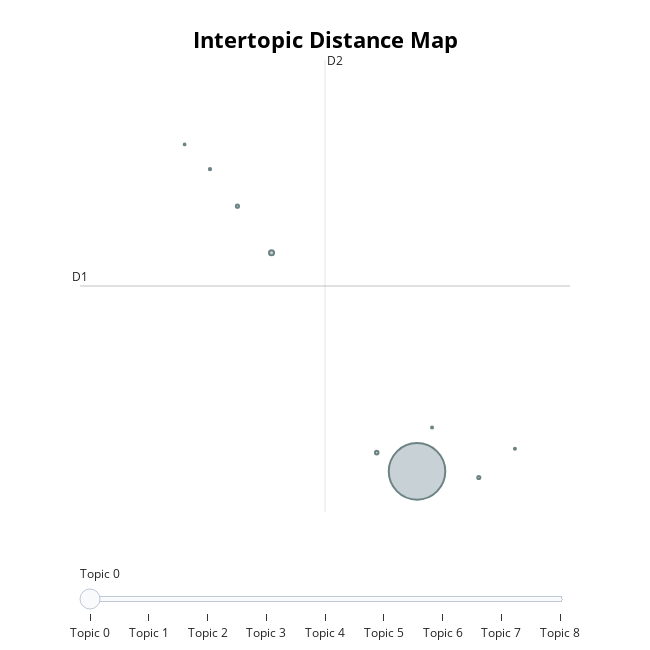
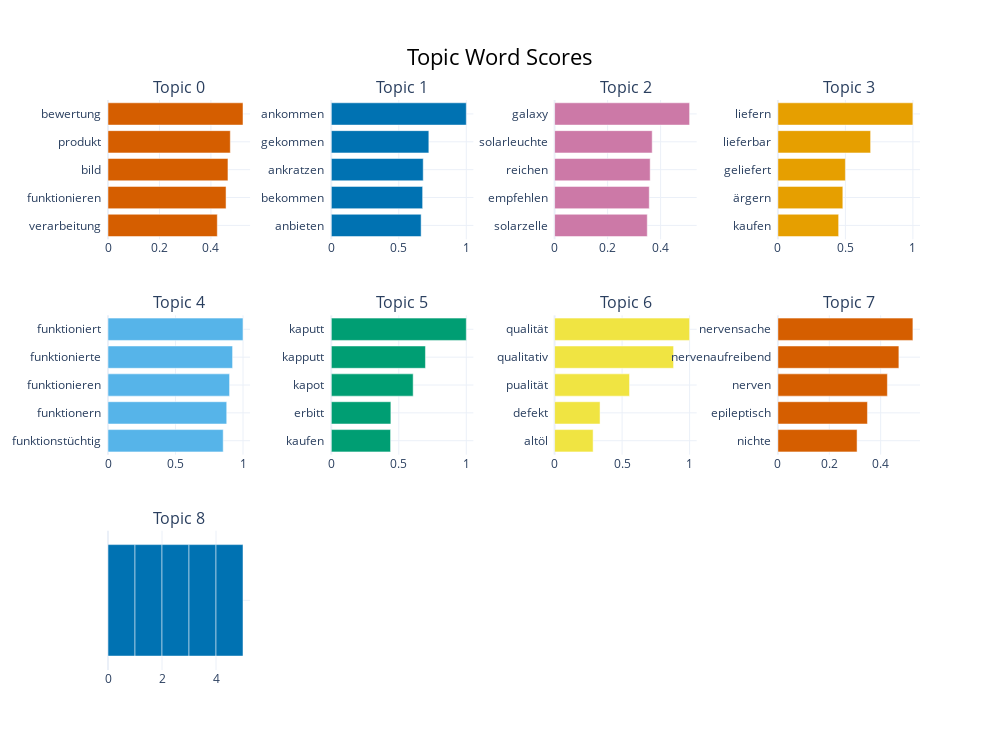

The cell these charts' notebook holds for them, in order:
### Markdown cell above
#### **Visualization of German topic space**

We visualize the German topics in a 2D projection to see how well-separated they are. In the bar chart, we can inspect particular words in those clusters along with their significance.

### Code cell
fig_map = topic_model_baseline_german.visualize_topics()
fig_map.show()

fig_bar = topic_model_baseline_german.visualize_barchart(top_n_topics=10)
fig_bar.show()

### Figure 1 — Plotly figure (JSON) as saved in the notebook; plotly's stock layout.template omitted (floating-point values rounded to 4 significant figures)
{"data": [{"customdata": [[0, "bewertung | produkt | bild | funktionieren | verarbeitung", 21851], [1, "ankommen | gekommen | ankratzen | bekommen | anbieten", 176], [2, "galaxy | solarleuchte | reichen | empfehlen | solarzelle", 87], [3, "liefern | lieferbar | geliefert | ärgern | kaufen", 67], [4, "funktioniert | funktionierte | funktionieren | funktionern | funktionstüchtig", 67], [5, "kaputt | kapputt | kapot | erbitt | kaufen", 35], [6, "qualität | qualitativ | pualität | defekt | altöl", 29], [7, "nervensache | nervenaufreibend | nerven | epileptisch | nichte", 28], [8, " |  |  |  | ", 21]], "hovertemplate": "<b>Topic %{customdata[0]}</b><br>%{customdata[1]}<br>Size: %{customdata[2]}", "legendgroup": "", "marker": {"color": "#B0BEC5", "size": [21851, 176, 87, 67, 67, 35, 29, 28, 21], "sizemode": "area", "sizeref": 13.66, "symbol": "circle", "line": {"color": "DarkSlateGrey", "width": 2}}, "mode": "markers", "name": "", "orientation": "v", "showlegend": false, "x": [-6.079, -7.981, -6.606, -8.426, -5.271, -8.785, -4.799, -5.882, -9.117], "xaxis": "x", "y": [3.685, 7.099, 3.978, 7.828, 3.589, 8.407, 4.039, 4.37, 8.793], "yaxis": "y", "type": "scatter"}], "layout": {"xaxis": {"anchor": "y", "domain": [0.0, 1.0], "title": {"text": ""}, "visible": false, "range": [-10.48, -4.079]}, "yaxis": {"anchor": "x", "domain": [0.0, 1.0], "title": {"text": ""}, "visible": false, "range": [3.051, 10.11]}, "legend": {"tracegroupgap": 0, "itemsizing": "constant"}, "margin": {"t": 60}, "title": {"font": {"size": 22, "color": "Black"}, "text": "<b>Intertopic Distance Map</b>", "y": 0.95, "x": 0.5, "xanchor": "center", "yanchor": "top"}, "hoverlabel": {"font": {"size": 16, "family": "Rockwell"}, "bgcolor": "white"}, "width": 650, "height": 650, "sliders": [{"active": 0, "pad": {"t": 50}, "steps": [{"args": [{"marker.color": [["red", "#B0BEC5", "#B0BEC5", "#B0BEC5", "#B0BEC5", "#B0BEC5", "#B0BEC5", "#B0BEC5", "#B0BEC5"]]}], "label": "Topic 0", "method": "update"}, {"args": [{"marker.color": [["#B0BEC5", "red", "#B0BEC5", "#B0BEC5", "#B0BEC5", "#B0BEC5", "#B0BEC5", "#B0BEC5", "#B0BEC5"]]}], "label": "Topic 1", "method": "update"}, {"args": [{"marker.color": [["#B0BEC5", "#B0BEC5", "red", "#B0BEC5", "#B0BEC5", "#B0BEC5", "#B0BEC5", "#B0BEC5", "#B0BEC5"]]}], "label": "Topic 2", "method": "update"}, {"args": [{"marker.color": [["#B0BEC5", "#B0BEC5", "#B0BEC5", "red", "#B0BEC5", "#B0BEC5", "#B0BEC5", "#B0BEC5", "#B0BEC5"]]}], "label": "Topic 3", "method": "update"}, {"args": [{"marker.color": [["#B0BEC5", "#B0BEC5", "#B0BEC5", "#B0BEC5", "red", "#B0BEC5", "#B0BEC5", "#B0BEC5", "#B0BEC5"]]}], "label": "Topic 4", "method": "update"}, {"args": [{"marker.color": [["#B0BEC5", "#B0BEC5", "#B0BEC5", "#B0BEC5", "#B0BEC5", "red", "#B0BEC5", "#B0BEC5", "#B0BEC5"]]}], "label": "Topic 5", "method": "update"}, {"args": [{"marker.color": [["#B0BEC5", "#B0BEC5", "#B0BEC5", "#B0BEC5", "#B0BEC5", "#B0BEC5", "red", "#B0BEC5", "#B0BEC5"]]}], "label": "Topic 6", "method": "update"}, {"args": [{"marker.color": [["#B0BEC5", "#B0BEC5", "#B0BEC5", "#B0BEC5", "#B0BEC5", "#B0BEC5", "#B0BEC5", "red", "#B0BEC5"]]}], "label": "Topic 7", "method": "update"}, {"args": [{"marker.color": [["#B0BEC5", "#B0BEC5", "#B0BEC5", "#B0BEC5", "#B0BEC5", "#B0BEC5", "#B0BEC5", "#B0BEC5", "red"]]}], "label": "Topic 8", "method": "update"}]}], "shapes": [{"line": {"color": "#CFD8DC", "width": 2}, "type": "line", "x0": -7.282, "x1": -7.282, "y0": 3.051, "y1": 10.11}, {"line": {"color": "#9E9E9E", "width": 2}, "type": "line", "x0": -10.48, "x1": -4.079, "y0": 6.581, "y1": 6.581}], "annotations": [{"showarrow": false, "text": "D1", "x": -10.48, "y": 6.581, "yshift": 10}, {"showarrow": false, "text": "D2", "x": -7.282, "xshift": 10, "y": 10.11}]}}

### Figure 2 — Plotly figure (JSON) as saved in the notebook; plotly's stock layout.template omitted (floating-point values rounded to 4 significant figures)
{"data": [{"marker": {"color": "#D55E00"}, "orientation": "h", "x": [0.4247, 0.4587, 0.4662, 0.4753, 0.5246], "y": ["verarbeitung  ", "funktionieren  ", "bild  ", "produkt  ", "bewertung  "], "type": "bar", "xaxis": "x", "yaxis": "y"}, {"marker": {"color": "#0072B2"}, "orientation": "h", "x": [0.6654, 0.6766, 0.6809, 0.7226, 1.0], "y": ["anbieten  ", "bekommen  ", "ankratzen  ", "gekommen  ", "ankommen  "], "type": "bar", "xaxis": "x2", "yaxis": "y2"}, {"marker": {"color": "#CC79A7"}, "orientation": "h", "x": [0.3497, 0.3572, 0.3606, 0.3682, 0.5093], "y": ["solarzelle  ", "empfehlen  ", "reichen  ", "solarleuchte  ", "galaxy  "], "type": "bar", "xaxis": "x3", "yaxis": "y3"}, {"marker": {"color": "#E69F00"}, "orientation": "h", "x": [0.4499, 0.481, 0.4998, 0.6868, 1.0], "y": ["kaufen  ", "ärgern  ", "geliefert  ", "lieferbar  ", "liefern  "], "type": "bar", "xaxis": "x4", "yaxis": "y4"}, {"marker": {"color": "#56B4E9"}, "orientation": "h", "x": [0.8533, 0.8794, 0.9006, 0.9229, 1.0], "y": ["funktionstüchtig  ", "funktionern  ", "funktionieren  ", "funktionierte  ", "funktioniert  "], "type": "bar", "xaxis": "x5", "yaxis": "y5"}, {"marker": {"color": "#009E73"}, "orientation": "h", "x": [0.439, 0.4412, 0.6065, 0.6974, 1.0], "y": ["kaufen  ", "erbitt  ", "kapot  ", "kapputt  ", "kaputt  "], "type": "bar", "xaxis": "x6", "yaxis": "y6"}, {"marker": {"color": "#F0E442"}, "orientation": "h", "x": [0.2853, 0.3367, 0.555, 0.8814, 1.0], "y": ["altöl  ", "defekt  ", "pualität  ", "qualitativ  ", "qualität  "], "type": "bar", "xaxis": "x7", "yaxis": "y7"}, {"marker": {"color": "#D55E00"}, "orientation": "h", "x": [0.3082, 0.3486, 0.4262, 0.471, 0.5255], "y": ["nichte  ", "epileptisch  ", "nerven  ", "nervenaufreibend  ", "nervensache  "], "type": "bar", "xaxis": "x8", "yaxis": "y8"}, {"marker": {"color": "#0072B2"}, "orientation": "h", "x": [1.0, 1.0, 1.0, 1.0, 1.0], "y": ["  ", "  ", "  ", "  ", "  "], "type": "bar", "xaxis": "x9", "yaxis": "y9"}], "layout": {"xaxis": {"anchor": "y", "domain": [0.0, 0.175], "showgrid": true}, "yaxis": {"anchor": "x", "domain": [0.7556, 1.0], "showgrid": true}, "xaxis2": {"anchor": "y2", "domain": [0.275, 0.45], "showgrid": true}, "yaxis2": {"anchor": "x2", "domain": [0.7556, 1.0], "showgrid": true}, "xaxis3": {"anchor": "y3", "domain": [0.55, 0.725], "showgrid": true}, "yaxis3": {"anchor": "x3", "domain": [0.7556, 1.0], "showgrid": true}, "xaxis4": {"anchor": "y4", "domain": [0.825, 1.0], "showgrid": true}, "yaxis4": {"anchor": "x4", "domain": [0.7556, 1.0], "showgrid": true}, "xaxis5": {"anchor": "y5", "domain": [0.0, 0.175], "showgrid": true}, "yaxis5": {"anchor": "x5", "domain": [0.3778, 0.6222], "showgrid": true}, "xaxis6": {"anchor": "y6", "domain": [0.275, 0.45], "showgrid": true}, "yaxis6": {"anchor": "x6", "domain": [0.3778, 0.6222], "showgrid": true}, "xaxis7": {"anchor": "y7", "domain": [0.55, 0.725], "showgrid": true}, "yaxis7": {"anchor": "x7", "domain": [0.3778, 0.6222], "showgrid": true}, "xaxis8": {"anchor": "y8", "domain": [0.825, 1.0], "showgrid": true}, "yaxis8": {"anchor": "x8", "domain": [0.3778, 0.6222], "showgrid": true}, "xaxis9": {"anchor": "y9", "domain": [0.0, 0.175], "showgrid": true}, "yaxis9": {"anchor": "x9", "domain": [0.0, 0.2444], "showgrid": true}, "xaxis10": {"anchor": "y10", "domain": [0.275, 0.45], "showgrid": true}, "yaxis10": {"anchor": "x10", "domain": [0.0, 0.2444], "showgrid": true}, "xaxis11": {"anchor": "y11", "domain": [0.55, 0.725], "showgrid": true}, "yaxis11": {"anchor": "x11", "domain": [0.0, 0.2444], "showgrid": true}, "xaxis12": {"anchor": "y12", "domain": [0.825, 1.0], "showgrid": true}, "yaxis12": {"anchor": "x12", "domain": [0.0, 0.2444], "showgrid": true}, "annotations": [{"font": {"size": 16}, "showarrow": false, "text": "Topic 0", "x": 0.0875, "xanchor": "center", "xref": "paper", "y": 1.0, "yanchor": "bottom", "yref": "paper"}, {"font": {"size": 16}, "showarrow": false, "text": "Topic 1", "x": 0.3625, "xanchor": "center", "xref": "paper", "y": 1.0, "yanchor": "bottom", "yref": "paper"}, {"font": {"size": 16}, "showarrow": false, "text": "Topic 2", "x": 0.6375, "xanchor": "center", "xref": "paper", "y": 1.0, "yanchor": "bottom", "yref": "paper"}, {"font": {"size": 16}, "showarrow": false, "text": "Topic 3", "x": 0.9125, "xanchor": "center", "xref": "paper", "y": 1.0, "yanchor": "bottom", "yref": "paper"}, {"font": {"size": 16}, "showarrow": false, "text": "Topic 4", "x": 0.0875, "xanchor": "center", "xref": "paper", "y": 0.6222, "yanchor": "bottom", "yref": "paper"}, {"font": {"size": 16}, "showarrow": false, "text": "Topic 5", "x": 0.3625, "xanchor": "center", "xref": "paper", "y": 0.6222, "yanchor": "bottom", "yref": "paper"}, {"font": {"size": 16}, "showarrow": false, "text": "Topic 6", "x": 0.6375, "xanchor": "center", "xref": "paper", "y": 0.6222, "yanchor": "bottom", "yref": "paper"}, {"font": {"size": 16}, "showarrow": false, "text": "Topic 7", "x": 0.9125, "xanchor": "center", "xref": "paper", "y": 0.6222, "yanchor": "bottom", "yref": "paper"}, {"font": {"size": 16}, "showarrow": false, "text": "Topic 8", "x": 0.0875, "xanchor": "center", "xref": "paper", "y": 0.2444, "yanchor": "bottom", "yref": "paper"}], "title": {"font": {"size": 22, "color": "Black"}, "text": "Topic Word Scores", "x": 0.5, "xanchor": "center", "yanchor": "top"}, "hoverlabel": {"font": {"size": 16, "family": "Rockwell"}, "bgcolor": "white"}, "showlegend": false, "width": 1000, "height": 750}}
